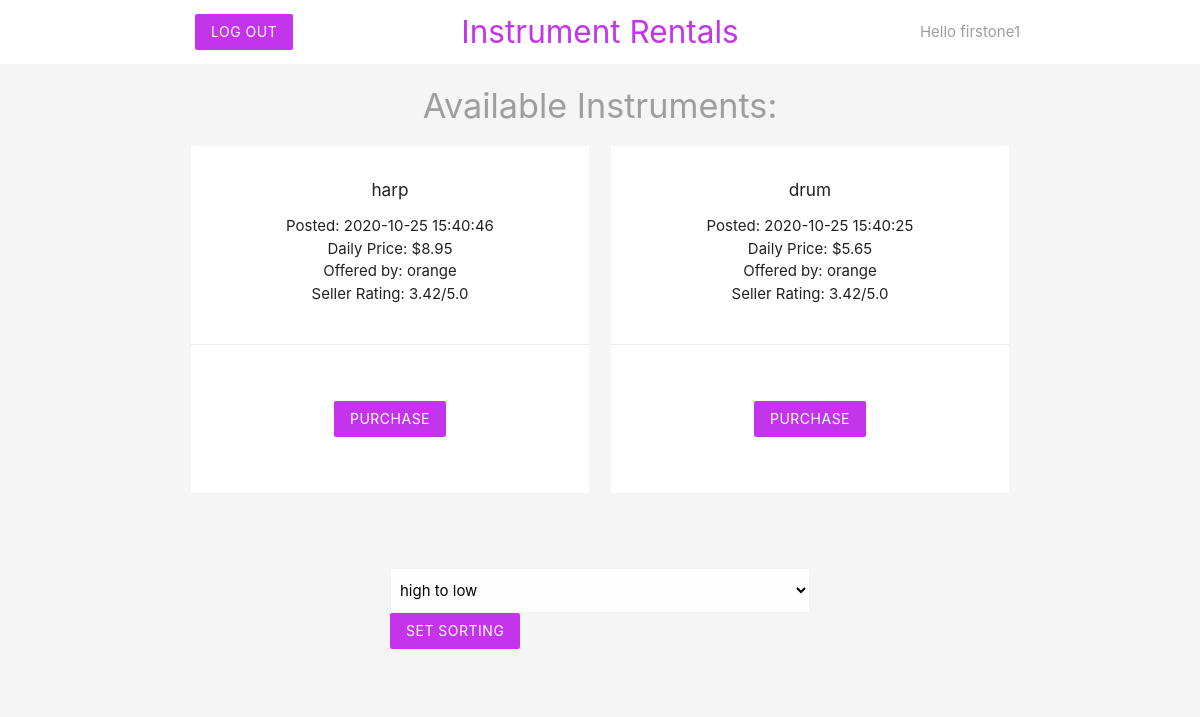
The page /hitolow.php (signed in) on the database its author committed.
### tables this page shows
CREATE TABLE `instrument` (
  `inst_id` int(11) NOT NULL,
  `name` varchar(255) NOT NULL,
  `date_posted` datetime DEFAULT NULL,
  `price` decimal(10,2) NOT NULL,
  `status` enum('available','hidden','rented') NOT NULL DEFAULT 'hidden',
  `rent_time` datetime DEFAULT NULL,
  `owner_username` varchar(32) NOT NULL,
  `renter_username` varchar(32) DEFAULT NULL
);

CREATE TABLE `user` (
  `username` varchar(32) NOT NULL,
  `password` varchar(128) NOT NULL,
  `email` varchar(255) NOT NULL,
  `address` varchar(255) NOT NULL,
  `total_points` int(11) NOT NULL DEFAULT 0,
  `feedback_count` int(11) NOT NULL DEFAULT 0,
  `dig` varchar(16) NOT NULL,
  `security_code` int(11) NOT NULL,
  `expiration_date` date NOT NULL
);

### hitolow.php (the view, shortened to what this page needs)
<?php
include('db_connection.php');
$username = $_SESSION['username'];
$sql = "SELECT * FROM instrument WHERE status = 'available' AND owner_username != '$username' ORDER BY price DESC";
$result = mysqli_query($conn, $sql);
$instruments = mysqli_fetch_all($result, MYSQLI_ASSOC);
?>
<!DOCTYPE html>
<html>
<?php include('inst_header2.php'); ?>
<?php if (mysqli_num_rows($result) != 0) {
	?>
<h4 class="center grey-text">Available Instruments:</h4>
	<div class="container">
		<div class = "row">
			<?php foreach($instruments as $instrument): ?>
				<div class="col s6 md3">
					<div class="card z-depth-0">
						<div class = "card-content center">
							<h6><?php echo htmlspecialchars($instrument['name']); ?></h6>
							<div>
								<ul>
									<li><?php echo 'Posted: '.htmlspecialchars($instrument['date_posted']); ?></li>
									<li><?php echo 'Daily Price: $'.htmlspecialchars($instrument['price']) ?></li>
									<li><?php echo 'Offered by: '.htmlspecialchars($instrument['owner_username']) ?></li>
									<?php
									$owner = $instrument['owner_username'];
									$sql = "SELECT * FROM user WHERE username = '$owner'";
									$result = mysqli_query($conn, $sql);
									$user = mysqli_fetch_assoc($result);
									if ($user['feedback_count'] == 0) {
									$res = 'None';
									}
									else {
									$res = $user['total_points'] / $user['feedback_count'];
									}
									 ?>
									 <li><?php echo 'Seller Rating: '.htmlspecialchars(number_format((float)$res, 2, '.', '')).'/5.0' ?></li>
								</ul>
							</div>
						</div>
						<div class="card-action center">
							<form class="white" action="hitolow.php" method="POST">
							<input type="submit" name="purchase" value="Purchase" class="btn btnback z-depth-0">
						</form>
						</div>
					</div>
				</div>
			<?php endforeach; ?>
		</div>
	</div>
	<?php }
	?>
	<div class="container">
		<div class = "row">
		<form action="buyer.php" method="POST">
			<select name="sort" class="browser-default">
				<option value="hi_to_low">high to low</option>
			</select>
			<input type="submit" name="new_sort" value="set sorting" class="btn btnback z-depth-0">
		</form>
		</div>
	</div>
</html>

### inst_header2.php (style rules this page uses)
form { max-width: 460px; margin: 20px auto; padding: 20px; }
.btnback { background-color: #c334eb; }

### rows shown on the page
instrument: name "harp", date_posted "2020-10-25 15:40:46", price "8.95", owner_username "orange", owner_username.feedback_count "3.42"
instrument: name "drum", date_posted "2020-10-25 15:40:25", price "5.65", owner_username "orange", owner_username.feedback_count "3.42"

### other values the page prints
$username "firstone1"
